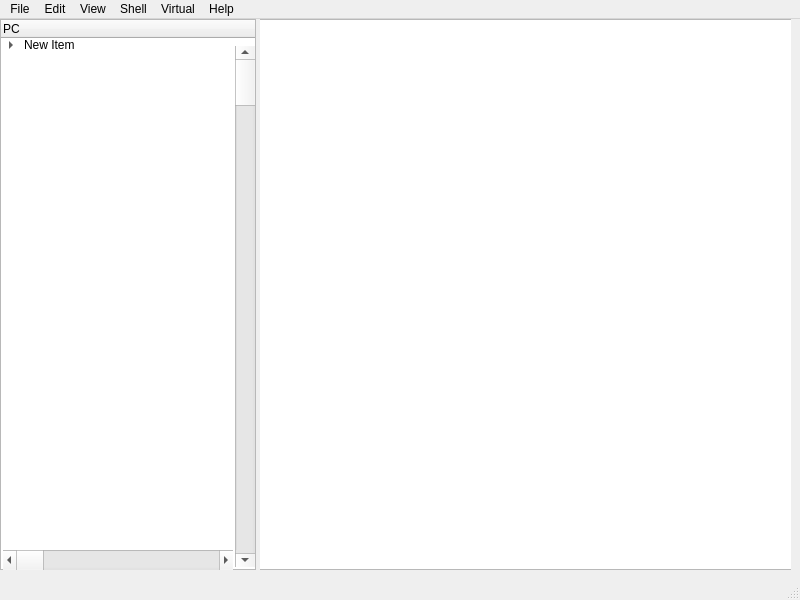
<?xml version="1.0" encoding="UTF-8"?>
<ui version="4.0">
 <class>MainWindow</class>
 <widget class="QMainWindow" name="MainWindow">
  <property name="geometry">
   <rect>
    <x>0</x>
    <y>0</y>
    <width>800</width>
    <height>600</height>
   </rect>
  </property>
  <property name="windowTitle">
   <string>MainWindow</string>
  </property>
  <widget class="QWidget" name="centralwidget">
   <widget class="QWidget" name="gridLayoutWidget">
    <property name="geometry">
     <rect>
      <x>0</x>
      <y>0</y>
      <width>2</width>
      <height>2</height>
     </rect>
    </property>
    <layout class="QGridLayout" name="gridLayout"/>
   </widget>
   <widget class="QTreeWidget" name="treeWidget">
    <property name="geometry">
     <rect>
      <x>0</x>
      <y>0</y>
      <width>256</width>
      <height>551</height>
     </rect>
    </property>
    <column>
     <property name="text">
      <string>PC</string>
     </property>
    </column>
    <item>
     <property name="text">
      <string>New Item</string>
     </property>
     <item>
      <property name="text">
       <string>New Subitem</string>
      </property>
     </item>
     <item>
      <property name="text">
       <string>New Subitem</string>
      </property>
      <item>
       <property name="text">
        <string>New Subitem</string>
       </property>
      </item>
      <item>
       <property name="text">
        <string>New Item</string>
       </property>
      </item>
      <item>
       <property name="text">
        <string>New Item</string>
       </property>
      </item>
     </item>
     <item>
      <property name="text">
       <string>New Subitem</string>
      </property>
     </item>
    </item>
   </widget>
   <widget class="QScrollBar" name="verticalScrollBar">
    <property name="geometry">
     <rect>
      <x>235</x>
      <y>27</y>
      <width>20</width>
      <height>521</height>
     </rect>
    </property>
    <property name="orientation">
     <enum>Qt::Vertical</enum>
    </property>
   </widget>
   <widget class="QScrollBar" name="horizontalScrollBar">
    <property name="geometry">
     <rect>
      <x>3</x>
      <y>531</y>
      <width>230</width>
      <height>20</height>
     </rect>
    </property>
    <property name="orientation">
     <enum>Qt::Horizontal</enum>
    </property>
   </widget>
   <widget class="QFrame" name="frame">
    <property name="geometry">
     <rect>
      <x>260</x>
      <y>0</y>
      <width>531</width>
      <height>551</height>
     </rect>
    </property>
    <property name="frameShape">
     <enum>QFrame::StyledPanel</enum>
    </property>
    <property name="frameShadow">
     <enum>QFrame::Raised</enum>
    </property>
    <widget class="QColumnView" name="columnView">
     <property name="geometry">
      <rect>
       <x>-5</x>
       <y>0</y>
       <width>541</width>
       <height>551</height>
      </rect>
     </property>
     <property name="autoFillBackground">
      <bool>true</bool>
     </property>
     <property name="styleSheet">
      <string notr="true">background : rgb(f,f,f)</string>
     </property>
    </widget>
   </widget>
  </widget>
  <widget class="QMenuBar" name="menubar">
   <property name="geometry">
    <rect>
     <x>0</x>
     <y>0</y>
     <width>800</width>
     <height>21</height>
    </rect>
   </property>
   <widget class="QMenu" name="menuFile">
    <property name="title">
     <string>File</string>
    </property>
    <addaction name="actionNew_directory"/>
    <addaction name="actionNewFile"/>
   </widget>
   <widget class="QMenu" name="menuEdit">
    <property name="title">
     <string>Edit</string>
    </property>
    <addaction name="actionCopy"/>
    <addaction name="actionCut"/>
    <addaction name="actionPaste"/>
    <addaction name="actionDelete"/>
    <addaction name="actionUndo"/>
    <addaction name="actionFind"/>
   </widget>
   <widget class="QMenu" name="menuView">
    <property name="title">
     <string>View</string>
    </property>
    <widget class="QMenu" name="menuView_mode">
     <property name="title">
      <string>View mode</string>
     </property>
     <addaction name="actionExtra_large_icon"/>
     <addaction name="actionLarge_icons"/>
     <addaction name="actionMedium_icons"/>
     <addaction name="actionSmall_icons"/>
     <addaction name="actionList"/>
    </widget>
    <addaction name="menuView_mode"/>
   </widget>
   <widget class="QMenu" name="menuHelp">
    <property name="title">
     <string>Help</string>
    </property>
    <addaction name="actionTutorial"/>
    <addaction name="actionAbout"/>
   </widget>
   <widget class="QMenu" name="menuVirtual">
    <property name="title">
     <string>Virtual</string>
    </property>
    <addaction name="actionNew_directory_2"/>
    <addaction name="actionVirtual_drive"/>
    <addaction name="separator"/>
   </widget>
   <widget class="QMenu" name="menuShell">
    <property name="title">
     <string>Shell</string>
    </property>
    <addaction name="actionOpen_shell"/>
    <addaction name="actionRestart_shell"/>
   </widget>
   <addaction name="menuFile"/>
   <addaction name="menuEdit"/>
   <addaction name="menuView"/>
   <addaction name="menuShell"/>
   <addaction name="menuVirtual"/>
   <addaction name="menuHelp"/>
  </widget>
  <widget class="QStatusBar" name="statusbar"/>
  <action name="actionNew_directory">
   <property name="text">
    <string>New directory</string>
   </property>
  </action>
  <action name="actionNewFile">
   <property name="text">
    <string>NewFile</string>
   </property>
  </action>
  <action name="actionCopy">
   <property name="text">
    <string>Copy</string>
   </property>
  </action>
  <action name="actionCut">
   <property name="text">
    <string>Cut</string>
   </property>
  </action>
  <action name="actionPaste">
   <property name="text">
    <string>Paste</string>
   </property>
  </action>
  <action name="actionDelete">
   <property name="text">
    <string>Delete</string>
   </property>
  </action>
  <action name="actionUndo">
   <property name="text">
    <string>Undo</string>
   </property>
  </action>
  <action name="actionFind">
   <property name="text">
    <string>Find</string>
   </property>
  </action>
  <action name="actionTutorial">
   <property name="text">
    <string>Tutorial</string>
   </property>
  </action>
  <action name="actionAbout">
   <property name="text">
    <string>About</string>
   </property>
  </action>
  <action name="actionExtra_large_icons">
   <property name="text">
    <string>Extra large icons</string>
   </property>
  </action>
  <action name="actionExtra_large_icon">
   <property name="text">
    <string>Extra large icons</string>
   </property>
  </action>
  <action name="actionLarge_icons">
   <property name="text">
    <string>Large icons</string>
   </property>
  </action>
  <action name="actionMedium_icons">
   <property name="text">
    <string>Medium icons</string>
   </property>
  </action>
  <action name="actionSmall_icons">
   <property name="text">
    <string>Small icons</string>
   </property>
  </action>
  <action name="actionList">
   <property name="text">
    <string>List</string>
   </property>
  </action>
  <action name="actionNew_directory_2">
   <property name="text">
    <string>New directory</string>
   </property>
  </action>
  <action name="actionVirtual_drive">
   <property name="text">
    <string>Virtual drive</string>
   </property>
  </action>
  <action name="actionOpen_shell">
   <property name="text">
    <string>Open shell</string>
   </property>
  </action>
  <action name="actionRestart_shell">
   <property name="text">
    <string>Restart shell</string>
   </property>
  </action>
 </widget>
 <resources/>
 <connections/>
</ui>
